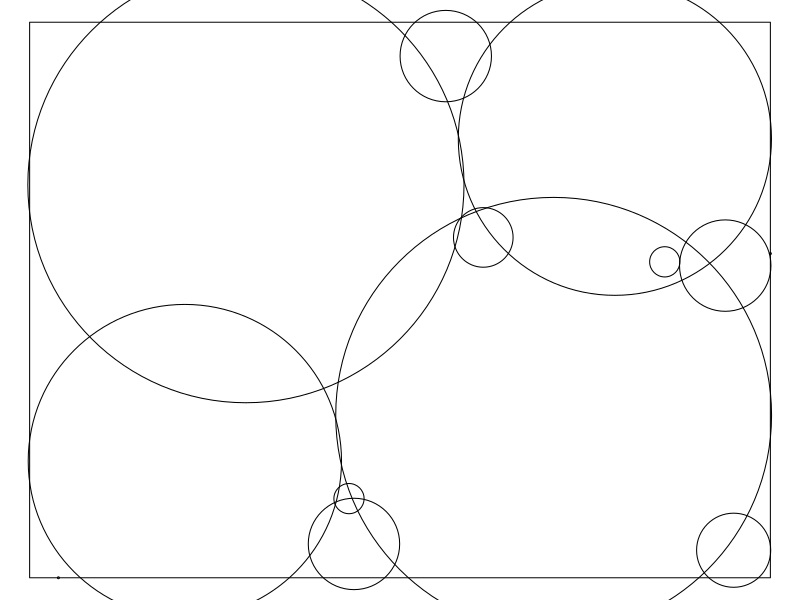

Recreate this plot in R.
###########
# Optimum circle packing in R
# http://cnr.lwlss.net/CircleObjectivesR/
###########

# Function closure, sets up list of possible combinations
# and returns objective function for packing N circles 
# into a rectangle of of width W and height H.
# "Soft" edge constraints
createObj<-function(N,W,H){
	print("Generating combinations...")
	# Generate all possible circle pairings
	cpairs=data.frame(t(combn(1:N,2)))
	colnames(cpairs)=c("A","B")
	print("Combinations complete.")
	return({
		newObj<-function(z){
			# This vector is split up into triplets of x,y,r 
			# z[1],z[2],z[3] -> x1,y1,r1
			x=z[1:N*3-2]
			y=z[1:N*3-1]
			r=z[1:N*3-0]
			res=0

			# Some linear inequality constraints to be satisfied
			c1=x+r-W # <0	
			c2=y+r-H # <0
			c3=r-x # <= 0
			c4=r-y # <=0

			# Many nonlinear inequality constraints
			c5=r[cpairs$A]+r[cpairs$B]-sqrt((x[cpairs$A]-x[cpairs$B])^2+(y[cpairs$A]-y[cpairs$B])^2) # <=0
			
			c1=c1[c1>0]
			c2=c2[c2>0]
			c3=c3[c3>0]
			c4=c4[c4>0]
			c5=c5[c5>0]

			constraints=c(c1,c2,c3,c4,c5)

			if(length(constraints)>0){
				constraints=constraints^2
				res=res-sum(constraints)
			}
			
			# Actual objective function (fraction of area covered)
			res=res+(pi*sum(r^2))/(W*H)	

			return(-1*res)
		}
	})
}

# Function closure, sets up list of possible combinations
# and returns objective function for packing N circles 
# into a rectangle of of width W and height H.
# Edge constraints must be completely satisfied
createHardObj<-function(N,W,H){

	print("Generating combinations...")

	# Generate all possible circle pairings
	cpairs=data.frame(t(combn(1:N,2)))
	colnames(cpairs)=c("A","B")
	print("Combinations complete.")

	return({

		newHardObj<-function(z){

			# This vector is split up into triplets of x,y,r 
			# z[1],z[2],z[3] -> x1,y1,r1
			x=z[1:N*3-2]
			y=z[1:N*3-1]
			r=z[1:N*3-0]

			res=0
			# Some nonlinear inequality constraints to be satisfied
			if(FALSE%in%(x+r<W)) res = Inf
			if(FALSE%in%(y+r<H)) res = Inf
			if(FALSE%in%(x-r>=0)) res = Inf
			if(FALSE%in%(y-r>=0)) res = Inf
			
			# Many nonlinear inequality constraints
			if(FALSE%in%(((x[cpairs$A]-x[cpairs$B])^2+(y[cpairs$A]-y[cpairs$B])^2)>=(r[cpairs$A]+r[cpairs$B])^2)) res = Inf

			# Actual objective function (fraction of area covered)
			res=res+(pi*sum(r^2))/(W*H)
			return(-1*res)
		}
		})
}

# Draw circles (centres and radii speficied in df)
# within a bounding rectangle (width * height)

drawCircles<-function(df,width,height,colour="black",pdfName=NULL){
	if(is.null(pdfName)){
		graphics.off()
		dev.new(width=7, height=7*height/width)
	}else{
		pdf(pdfName,width=7,height=7*height/width)
	}
	
	maxdim=max(width,height)
	width=width/maxdim
	height=height/maxdim
	df=df/maxdim

	# Change to coordinate system based on centre of rectangle
	df$x=df$x-width/2
	df$y=df$y-height/2

	# Draws circles on a square
	par(plt=c(0,1,0,1))
	plot(NULL,xlim=c(-width/2,width/2),ylim=c(-height/2,height/2),axes=FALSE,xaxt='n',yaxt='n',ann=FALSE)
	symbols(df$x,df$y,circles=df$r,fg=colour,bg=NA,add=TRUE,inches=FALSE) 
	rect(-width/2,-height/2,width/2,height/2)
	if(!is.null(pdfName)) dev.off()
}

# Draw a square packed with 13 circles

# Number of circles and dimensions of bounding rectangle 
N=13; W=10; H=10

# Create objective function
obj=createObj(N,W,H)

# Lowest acceptable values for dimensions or radii (x,y,r) is zero
low=rep(0,3*N)

# x can go as high as W, y as high as H
# The biggest allowable circle radius is the smaller of W and H
up=rep(c(W,H,min(W,H)),N)

# Initial guess (random circle coordinates and radii)
z=rep(0,3*N)
z[1:N*3-2]=runif(N,0,W)
z[1:N*3-1]=runif(N,0,H)
z[1:N*3-0]=runif(N,0,0.1*min(W,H))

out=optim(par=z,fn=obj,method="L-BFGS-B",lower=low,upper=up,control=list(maxit=2000))

cat("Fractional area:",-1*out$value)
z=as.numeric(out$par)
x=z[1:N*3-2]; y=z[1:N*3-1]; r=abs(z[1:N*3-0])
dfA=data.frame(x=x,y=y,r=r)
drawCircles(dfA,W,H)